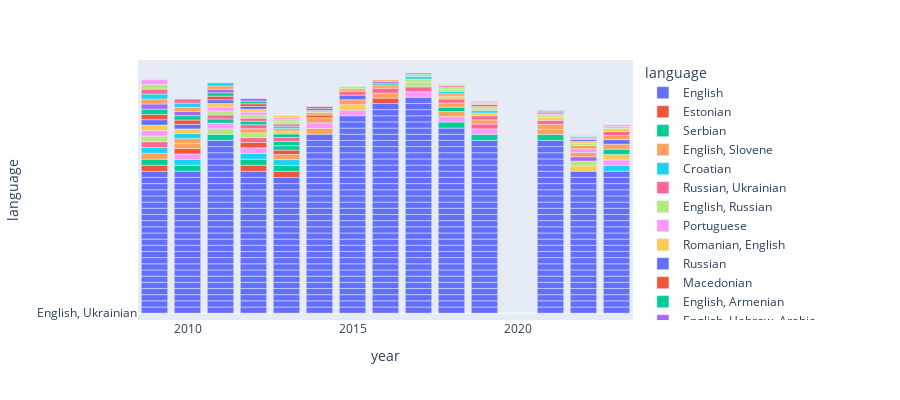

Source (notebook cell):
### Code cell
#LANAGUAGES IN EUROVISION FINALS 

fig = px.bar( songs_contestants_09_23,
             x='year', 
             y='language', 
             color='language',
             orientation='v',  # Change to vertical bars
             height=400)
fig.show()

### Figure 1 — Plotly figure (JSON) as saved in the notebook; plotly's stock layout.template omitted (floating-point values rounded to 4 significant figures; data arrays with more than 128 entries replaced by an {"elided": "..."} marker saying what was removed)
{"data": [{"hovertemplate": "language=%{y}<br>year=%{x}<extra></extra>", "legendgroup": "English", "marker": {"color": "#636efa", "pattern": {"shape": ""}}, "name": "English", "orientation": "v", "showlegend": true, "textposition": "auto", "type": "bar", "x": {"elided": "381 int values"}, "xaxis": "x", "y": {"elided": "381 str values"}, "yaxis": "y"}, {"hovertemplate": "language=%{y}<br>year=%{x}<extra></extra>", "legendgroup": "Estonian", "marker": {"color": "#EF553B", "pattern": {"shape": ""}}, "name": "Estonian", "orientation": "v", "showlegend": true, "textposition": "auto", "type": "bar", "x": [2009, 2012, 2013], "xaxis": "x", "y": ["Estonian", "Estonian", "Estonian"], "yaxis": "y"}, {"hovertemplate": "language=%{y}<br>year=%{x}<extra></extra>", "legendgroup": "Serbian", "marker": {"color": "#00cc96", "pattern": {"shape": ""}}, "name": "Serbian", "orientation": "v", "showlegend": true, "textposition": "auto", "type": "bar", "x": [2009, 2010, 2011, 2012, 2013, 2018, 2019, 2021], "xaxis": "x", "y": ["Serbian", "Serbian", "Serbian", "Serbian", "Serbian", "Serbian", "Serbian", "Serbian"], "yaxis": "y"}, {"hovertemplate": "language=%{y}<br>year=%{x}<extra></extra>", "legendgroup": "English, Slovene", "marker": {"color": "#FFA15A", "pattern": {"shape": ""}}, "name": "English, Slovene", "orientation": "v", "showlegend": true, "textposition": "auto", "type": "bar", "x": [2009, 2014], "xaxis": "x", "y": ["English, Slovene", "English, Slovene"], "yaxis": "y"}, {"hovertemplate": "language=%{y}<br>year=%{x}<extra></extra>", "legendgroup": "Croatian", "marker": {"color": "#19d3f3", "pattern": {"shape": ""}}, "name": "Croatian", "orientation": "v", "showlegend": true, "textposition": "auto", "type": "bar", "x": [2009, 2010, 2012, 2013, 2023], "xaxis": "x", "y": ["Croatian", "Croatian", "Croatian", "Croatian", "Croatian"], "yaxis": "y"}, {"hovertemplate": "language=%{y}<br>year=%{x}<extra></extra>", "legendgroup": "Russian, Ukrainian", "marker": {"color": "#FF6692", "pattern": {"shape": ""}}, "name": "Russian, Ukrainian", "orientation": "v", "showlegend": true, "textposition": "auto", "type": "bar", "x": [2009], "xaxis": "x", "y": ["Russian, Ukrainian"], "yaxis": "y"}, {"hovertemplate": "language=%{y}<br>year=%{x}<extra></extra>", "legendgroup": "English, Russian", "marker": {"color": "#B6E880", "pattern": {"shape": ""}}, "name": "English, Russian", "orientation": "v", "showlegend": true, "textposition": "auto", "type": "bar", "x": [2009, 2011], "xaxis": "x", "y": ["English, Russian", "English, Russian"], "yaxis": "y"}, {"hovertemplate": "language=%{y}<br>year=%{x}<extra></extra>", "legendgroup": "Portuguese", "marker": {"color": "#FF97FF", "pattern": {"shape": ""}}, "name": "Portuguese", "orientation": "v", "showlegend": true, "textposition": "auto", "type": "bar", "x": [2009, 2010, 2011, 2012, 2014, 2015, 2017, 2018, 2019, 2023], "xaxis": "x", "y": ["Portuguese", "Portuguese", "Portuguese", "Portuguese", "Portuguese", "Portuguese", "Portuguese", "Portuguese", "Portuguese", "Portuguese"], "yaxis": "y"}, {"hovertemplate": "language=%{y}<br>year=%{x}<extra></extra>", "legendgroup": "Romanian, English", "marker": {"color": "#FECB52", "pattern": {"shape": ""}}, "name": "Romanian, English", "orientation": "v", "showlegend": true, "textposition": "auto", "type": "bar", "x": [2009, 2015, 2022, 2023], "xaxis": "x", "y": ["Romanian, English", "Romanian, English", "Romanian, English", "Romanian, English"], "yaxis": "y"}, {"hovertemplate": "language=%{y}<br>year=%{x}<extra></extra>", "legendgroup": "Russian", "marker": {"color": "#636efa", "pattern": {"shape": ""}}, "name": "Russian", "orientation": "v", "showlegend": true, "textposition": "auto", "type": "bar", "x": [2009], "xaxis": "x", "y": ["Russian"], "yaxis": "y"}, {"hovertemplate": "language=%{y}<br>year=%{x}<extra></extra>", "legendgroup": "Macedonian", "marker": {"color": "#EF553B", "pattern": {"shape": ""}}, "name": "Macedonian", "orientation": "v", "showlegend": true, "textposition": "auto", "type": "bar", "x": [2009, 2010, 2012, 2016], "xaxis": "x", "y": ["Macedonian", "Macedonian", "Macedonian", "Macedonian"], "yaxis": "y"}, {"hovertemplate": "language=%{y}<br>year=%{x}<extra></extra>", "legendgroup": "English, Armenian", "marker": {"color": "#00cc96", "pattern": {"shape": ""}}, "name": "English, Armenian", "orientation": "v", "showlegend": true, "textposition": "auto", "type": "bar", "x": [2009, 2023], "xaxis": "x", "y": ["English, Armenian", "English, Armenian"], "yaxis": "y"}, {"hovertemplate": "language=%{y}<br>year=%{x}<extra></extra>", "legendgroup": "English, Hebrew, Arabic", "marker": {"color": "#ab63fa", "pattern": {"shape": ""}}, "name": "English, Hebrew, Arabic", "orientation": "v", "showlegend": true, "textposition": "auto", "type": "bar", "x": [2009], "xaxis": "x", "y": ["English, Hebrew, Arabic"], "yaxis": "y"}, {"hovertemplate": "language=%{y}<br>year=%{x}<extra></extra>", "legendgroup": "French", "marker": {"color": "#FFA15A", "pattern": {"shape": ""}}, "name": "French", "orientation": "v", "showlegend": true, "textposition": "auto", "type": "bar", "x": [2009, 2010, 2010, 2013, 2014, 2015, 2016, 2018, 2021, 2021, 2023], "xaxis": "x", "y": ["French", "French", "French", "French", "French", "French", "French", "French", "French", "French", "French"], "yaxis": "y"}, {"hovertemplate": "language=%{y}<br>year=%{x}<extra></extra>", "legendgroup": "Slovak", "marker": {"color": "#19d3f3", "pattern": {"shape": ""}}, "name": "Slovak", "orientation": "v", "showlegend": true, "textposition": "auto", "type": "bar", "x": [2009, 2010], "xaxis": "x", "y": ["Slovak", "Slovak"], "yaxis": "y"}, {"hovertemplate": "language=%{y}<br>year=%{x}<extra></extra>", "legendgroup": "French, English", "marker": {"color": "#FF6692", "pattern": {"shape": ""}}, "name": "French, English", "orientation": "v", "showlegend": true, "textposition": "auto", "type": "bar", "x": [2009, 2012, 2016, 2017, 2019], "xaxis": "x", "y": ["French, English", "French, English", "French, English", "French, English", "French, English"], "yaxis": "y"}, {"hovertemplate": "language=%{y}<br>year=%{x}<extra></extra>", "legendgroup": "Spanish, English", "marker": {"color": "#B6E880", "pattern": {"shape": ""}}, "name": "Spanish, English", "orientation": "v", "showlegend": true, "textposition": "auto", "type": "bar", "x": [2009, 2012, 2017, 2022], "xaxis": "x", "y": ["Spanish, English", "Spanish, English", "Spanish, English", "Spanish, English"], "yaxis": "y"}, {"hovertemplate": "language=%{y}<br>year=%{x}<extra></extra>", "legendgroup": "English, Romani", "marker": {"color": "#FF97FF", "pattern": {"shape": ""}}, "name": "English, Romani", "orientation": "v", "showlegend": true, "textposition": "auto", "type": "bar", "x": [2009], "xaxis": "x", "y": ["English, Romani"], "yaxis": "y"}, {"hovertemplate": "language=%{y}<br>year=%{x}<extra></extra>", "legendgroup": "English, Polish", "marker": {"color": "#FECB52", "pattern": {"shape": ""}}, "name": "English, Polish", "orientation": "v", "showlegend": true, "textposition": "auto", "type": "bar", "x": [2010], "xaxis": "x", "y": ["English, Polish"], "yaxis": "y"}, {"hovertemplate": "language=%{y}<br>year=%{x}<extra></extra>", "legendgroup": "Finnish", "marker": {"color": "#636efa", "pattern": {"shape": ""}}, "name": "Finnish", "orientation": "v", "showlegend": true, "textposition": "auto", "type": "bar", "x": [2010, 2015, 2023], "xaxis": "x", "y": ["Finnish", "Finnish", "Finnish"], "yaxis": "y"}, {"hovertemplate": "language=%{y}<br>year=%{x}<extra></extra>", "legendgroup": "Hebrew", "marker": {"color": "#EF553B", "pattern": {"shape": ""}}, "name": "Hebrew", "orientation": "v", "showlegend": true, "textposition": "auto", "type": "bar", "x": [2010, 2013], "xaxis": "x", "y": ["Hebrew", "Hebrew"], "yaxis": "y"}, {"hovertemplate": "language=%{y}<br>year=%{x}<extra></extra>", "legendgroup": "Greek", "marker": {"color": "#00cc96", "pattern": {"shape": ""}}, "name": "Greek", "orientation": "v", "showlegend": true, "textposition": "auto", "type": "bar", "x": [2010, 2011, 2013, 2013, 2018], "xaxis": "x", "y": ["Greek", "Greek", "Greek", "Greek", "Greek"], "yaxis": "y"}, {"hovertemplate": "language=%{y}<br>year=%{x}<extra></extra>", "legendgroup": "Dutch", "marker": {"color": "#ab63fa", "pattern": {"shape": ""}}, "name": "Dutch", "orientation": "v", "showlegend": true, "textposition": "auto", "type": "bar", "x": [2010, 2022], "xaxis": "x", "y": ["Dutch", "Dutch"], "yaxis": "y"}, {"hovertemplate": "language=%{y}<br>year=%{x}<extra></extra>", "legendgroup": "Slovene", "marker": {"color": "#FFA15A", "pattern": {"shape": ""}}, "name": "Slovene", "orientation": "v", "showlegend": true, "textposition": "auto", "type": "bar", "x": [2010, 2012, 2018, 2019, 2022, 2023], "xaxis": "x", "y": ["Slovene", "Slovene", "Slovene", "Slovene", "Slovene", "Slovene"], "yaxis": "y"}, {"hovertemplate": "language=%{y}<br>year=%{x}<extra></extra>", "legendgroup": "Bulgarian, English", "marker": {"color": "#19d3f3", "pattern": {"shape": ""}}, "name": "Bulgarian, English", "orientation": "v", "showlegend": true, "textposition": "auto", "type": "bar", "x": [2010], "xaxis": "x", "y": ["Bulgarian, English"], "yaxis": "y"}, {"hovertemplate": "language=%{y}<br>year=%{x}<extra></extra>", "legendgroup": "Spanish", "marker": {"color": "#FF6692", "pattern": {"shape": ""}}, "name": "Spanish", "orientation": "v", "showlegend": true, "textposition": "auto", "type": "bar", "x": [2010, 2011, 2012, 2013, 2015, 2018, 2019, 2021, 2023], "xaxis": "x", "y": ["Spanish", "Spanish", "Spanish", "Spanish", "Spanish", "Spanish", "Spanish", "Spanish", "Spanish"], "yaxis": "y"}, {"hovertemplate": "language=%{y}<br>year=%{x}<extra></extra>", "legendgroup": "Corsican", "marker": {"color": "#B6E880", "pattern": {"shape": ""}}, "name": "Corsican", "orientation": "v", "showlegend": true, "textposition": "auto", "type": "bar", "x": [2011], "xaxis": "x", "y": ["Corsican"], "yaxis": "y"}, {"hovertemplate": "language=%{y}<br>year=%{x}<extra></extra>", "legendgroup": "English, Greek", "marker": {"color": "#FF97FF", "pattern": {"shape": ""}}, "name": "English, Greek", "orientation": "v", "showlegend": true, "textposition": "auto", "type": "bar", "x": [2011, 2022], "xaxis": "x", "y": ["English, Greek", "English, Greek"], "yaxis": "y"}, {"hovertemplate": "language=%{y}<br>year=%{x}<extra></extra>", "legendgroup": "Macedonian, English", "marker": {"color": "#FECB52", "pattern": {"shape": ""}}, "name": "Macedonian, English", "orientation": "v", "showlegend": true, "textposition": "auto", "type": "bar", "x": [2011], "xaxis": "x", "y": ["Macedonian, English"], "yaxis": "y"}, {"hovertemplate": "language=%{y}<br>year=%{x}<extra></extra>", "legendgroup": "English, Hungarian", "marker": {"color": "#636efa", "pattern": {"shape": ""}}, "name": "English, Hungarian", "orientation": "v", "showlegend": true, "textposition": "auto", "type": "bar", "x": [2011], "xaxis": "x", "y": ["English, Hungarian"], "yaxis": "y"}, {"hovertemplate": "language=%{y}<br>year=%{x}<extra></extra>", "legendgroup": "English, Swahili", "marker": {"color": "#EF553B", "pattern": {"shape": ""}}, "name": "English, Swahili", "orientation": "v", "showlegend": true, "textposition": "auto", "type": "bar", "x": [2011], "xaxis": "x", "y": ["English, Swahili"], "yaxis": "y"}, {"hovertemplate": "language=%{y}<br>year=%{x}<extra></extra>", "legendgroup": "Bulgarian", "marker": {"color": "#00cc96", "pattern": {"shape": ""}}, "name": "Bulgarian", "orientation": "v", "showlegend": true, "textposition": "auto", "type": "bar", "x": [2011, 2012, 2013], "xaxis": "x", "y": ["Bulgarian", "Bulgarian", "Bulgarian"], "yaxis": "y"}, {"hovertemplate": "language=%{y}<br>year=%{x}<extra></extra>", "legendgroup": "Polish", "marker": {"color": "#ab63fa", "pattern": {"shape": ""}}, "name": "Polish", "orientation": "v", "showlegend": true, "textposition": "auto", "type": "bar", "x": [2011], "xaxis": "x", "y": ["Polish"], "yaxis": "y"}, {"hovertemplate": "language=%{y}<br>year=%{x}<extra></extra>", "legendgroup": "Italian, English", "marker": {"color": "#FFA15A", "pattern": {"shape": ""}}, "name": "Italian, English", "orientation": "v", "showlegend": true, "textposition": "auto", "type": "bar", "x": [2011, 2016, 2022], "xaxis": "x", "y": ["Italian, English", "Italian, English", "Italian, English"], "yaxis": "y"}, {"hovertemplate": "language=%{y}<br>year=%{x}<extra></extra>", "legendgroup": "Hebrew, English", "marker": {"color": "#19d3f3", "pattern": {"shape": ""}}, "name": "Hebrew, English", "orientation": "v", "showlegend": true, "textposition": "auto", "type": "bar", "x": [2011], "xaxis": "x", "y": ["Hebrew, English"], "yaxis": "y"}, {"hovertemplate": "language=%{y}<br>year=%{x}<extra></extra>", "legendgroup": "Swedish", "marker": {"color": "#FF6692", "pattern": {"shape": ""}}, "name": "Swedish", "orientation": "v", "showlegend": true, "textposition": "auto", "type": "bar", "x": [2012], "xaxis": "x", "y": ["Swedish"], "yaxis": "y"}, {"hovertemplate": "language=%{y}<br>year=%{x}<extra></extra>", "legendgroup": "English, Italian", "marker": {"color": "#B6E880", "pattern": {"shape": ""}}, "name": "English, Italian", "orientation": "v", "showlegend": true, "textposition": "auto", "type": "bar", "x": [2012, 2017], "xaxis": "x", "y": ["English, Italian", "English, Italian"], "yaxis": "y"}, {"hovertemplate": "language=%{y}<br>year=%{x}<extra></extra>", "legendgroup": "Udmurt, English", "marker": {"color": "#FF97FF", "pattern": {"shape": ""}}, "name": "Udmurt, English", "orientation": "v", "showlegend": true, "textposition": "auto", "type": "bar", "x": [2012], "xaxis": "x", "y": ["Udmurt, English"], "yaxis": "y"}, {"hovertemplate": "language=%{y}<br>year=%{x}<extra></extra>", "legendgroup": "Albanian", "marker": {"color": "#FECB52", "pattern": {"shape": ""}}, "name": "Albanian", "orientation": "v", "showlegend": true, "textposition": "auto", "type": "bar", "x": [2012, 2013, 2018, 2019, 2021, 2023], "xaxis": "x", "y": ["Albanian", "Albanian", "Albanian", "Albanian", "Albanian", "Albanian"], "yaxis": "y"}, {"hovertemplate": "language=%{y}<br>year=%{x}<extra></extra>", "legendgroup": "English6", "marker": {"color": "#636efa", "pattern": {"shape": ""}}, "name": "English6", "orientation": "v", "showlegend": true, "textposition": "auto", "type": "bar", "x": [2012], "xaxis": "x", "y": ["English6"], "yaxis": "y"}, {"hovertemplate": "language=%{y}<br>year=%{x}<extra></extra>", "legendgroup": "English, Hebrew", "marker": {"color": "#EF553B", "pattern": {"shape": ""}}, "name": "English, Hebrew", "orientation": "v", "showlegend": true, "textposition": "auto", "type": "bar", "x": [2012, 2014], "xaxis": "x", "y": ["English, Hebrew", "English, Hebrew"], "yaxis": "y"}, {"hovertemplate": "language=%{y}<br>year=%{x}<extra></extra>", "legendgroup": "English, Georgian", "marker": {"color": "#00cc96", "pattern": {"shape": ""}}, "name": "English, Georgian", "orientation": "v", "showlegend": true, "textposition": "auto", "type": "bar", "x": [2012], "xaxis": "x", "y": ["English, Georgian"], "yaxis": "y"}, {"hovertemplate": "language=%{y}<br>year=%{x}<extra></extra>", "legendgroup": "German5", "marker": {"color": "#ab63fa", "pattern": {"shape": ""}}, "name": "German5", "orientation": "v", "showlegend": true, "textposition": "auto", "type": "bar", "x": [2012], "xaxis": "x", "y": ["German5"], "yaxis": "y"}, {"hovertemplate": "language=%{y}<br>year=%{x}<extra></extra>", "legendgroup": "Montenegrin", "marker": {"color": "#FFA15A", "pattern": {"shape": ""}}, "name": "Montenegrin", "orientation": "v", "showlegend": true, "textposition": "auto", "type": "bar", "x": [2013, 2014, 2015, 2018], "xaxis": "x", "y": ["Montenegrin", "Montenegrin", "Montenegrin", "Montenegrin"], "yaxis": "y"}, {"hovertemplate": "language=%{y}<br>year=%{x}<extra></extra>", "legendgroup": "Hungarian", "marker": {"color": "#19d3f3", "pattern": {"shape": ""}}, "name": "Hungarian", "orientation": "v", "showlegend": true, "textposition": "auto", "type": "bar", "x": [2013, 2017, 2018, 2019], "xaxis": "x", "y": ["Hungarian", "Hungarian", "Hungarian", "Hungarian"], "yaxis": "y"}, {"hovertemplate": "language=%{y}<br>year=%{x}<extra></extra>", "legendgroup": "Macedonian, Romani", "marker": {"color": "#FF6692", "pattern": {"shape": ""}}, "name": "Macedonian, Romani", "orientation": "v", "showlegend": true, "textposition": "auto", "type": "bar", "x": [2013], "xaxis": "x", "y": ["Macedonian, Romani"], "yaxis": "y"}, {"hovertemplate": "language=%{y}<br>year=%{x}<extra></extra>", "legendgroup": "Italian", "marker": {"color": "#B6E880", "pattern": {"shape": ""}}, "name": "Italian", "orientation": "v", "showlegend": true, "textposition": "auto", "type": "bar", "x": [2013, 2013, 2014, 2015, 2017, 2018, 2018, 2019, 2021, 2022, 2023], "xaxis": "x", "y": ["Italian", "Italian", "Italian", "Italian", "Italian", "Italian", "Italian", "Italian", "Italian", "Italian", "Italian"], "yaxis": "y"}, {"hovertemplate": "language=%{y}<br>year=%{x}<extra></extra>", "legendgroup": "Romanian", "marker": {"color": "#FF97FF", "pattern": {"shape": ""}}, "name": "Romanian", "orientation": "v", "showlegend": true, "textposition": "auto", "type": "bar", "x": [2013, 2023], "xaxis": "x", "y": ["Romanian", "Romanian"], "yaxis": "y"}, {"hovertemplate": "language=%{y}<br>year=%{x}<extra></extra>", "legendgroup": "Icelandic", "marker": {"color": "#FECB52", "pattern": {"shape": ""}}, "name": "Icelandic", "orientation": "v", "showlegend": true, "textposition": "auto", "type": "bar", "x": [2013, 2019, 2022], "xaxis": "x", "y": ["Icelandic", "Icelandic", "Icelandic"], "yaxis": "y"}, {"hovertemplate": "language=%{y}<br>year=%{x}<extra></extra>", "legendgroup": "English, Spanish", "marker": {"color": "#636efa", "pattern": {"shape": ""}}, "name": "English, Spanish", "orientation": "v", "showlegend": true, "textposition": "auto", "type": "bar", "x": [2014, 2022], "xaxis": "x", "y": ["English, Spanish", "English, Spanish"], "yaxis": "y"}, {"hovertemplate": "language=%{y}<br>year=%{x}<extra></extra>", "legendgroup": "Polish, English", "marker": {"color": "#EF553B", "pattern": {"shape": ""}}, "name": "Polish, English", "orientation": "v", "showlegend": true, "textposition": "auto", "type": "bar", "x": [2014, 2019], "xaxis": "x", "y": ["Polish, English", "Polish, English"], "yaxis": "y"}, {"hovertemplate": "language=%{y}<br>year=%{x}<extra></extra>", "legendgroup": "English, Bulgarian", "marker": {"color": "#00cc96", "pattern": {"shape": ""}}, "name": "English, Bulgarian", "orientation": "v", "showlegend": true, "textposition": "auto", "type": "bar", "x": [2016], "xaxis": "x", "y": ["English, Bulgarian"], "yaxis": "y"}, {"hovertemplate": "language=%{y}<br>year=%{x}<extra></extra>", "legendgroup": "English, Greek3", "marker": {"color": "#ab63fa", "pattern": {"shape": ""}}, "name": "English, Greek3", "orientation": "v", "showlegend": true, "textposition": "auto", "type": "bar", "x": [2016], "xaxis": "x", "y": ["English, Greek3"], "yaxis": "y"}, {"hovertemplate": "language=%{y}<br>year=%{x}<extra></extra>", "legendgroup": "English, Crimean Tatar", "marker": {"color": "#FFA15A", "pattern": {"shape": ""}}, "name": "English, Crimean Tatar", "orientation": "v", "showlegend": true, "textposition": "auto", "type": "bar", "x": [2016], "xaxis": "x", "y": ["English, Crimean Tatar"], "yaxis": "y"}, {"hovertemplate": "language=%{y}<br>year=%{x}<extra></extra>", "legendgroup": "Belarusian", "marker": {"color": "#19d3f3", "pattern": {"shape": ""}}, "name": "Belarusian", "orientation": "v", "showlegend": true, "textposition": "auto", "type": "bar", "x": [2017], "xaxis": "x", "y": ["Belarusian"], "yaxis": "y"}, {"hovertemplate": "language=%{y}<br>year=%{x}<extra></extra>", "legendgroup": "Armenian", "marker": {"color": "#FF6692", "pattern": {"shape": ""}}, "name": "Armenian", "orientation": "v", "showlegend": true, "textposition": "auto", "type": "bar", "x": [2018], "xaxis": "x", "y": ["Armenian"], "yaxis": "y"}, {"hovertemplate": "language=%{y}<br>year=%{x}<extra></extra>", "legendgroup": "Georgian", "marker": {"color": "#B6E880", "pattern": {"shape": ""}}, "name": "Georgian", "orientation": "v", "showlegend": true, "textposition": "auto", "type": "bar", "x": [2018, 2019], "xaxis": "x", "y": ["Georgian", "Georgian"], "yaxis": "y"}, {"hovertemplate": "language=%{y}<br>year=%{x}<extra></extra>", "legendgroup": "English, Croatian", "marker": {"color": "#FF97FF", "pattern": {"shape": ""}}, "name": "English, Croatian", "orientation": "v", "showlegend": true, "textposition": "auto", "type": "bar", "x": [2019, 2021, 2022], "xaxis": "x", "y": ["English, Croatian", "English, Croatian", "English, Croatian"], "yaxis": "y"}, {"hovertemplate": "language=%{y}<br>year=%{x}<extra></extra>", "legendgroup": "English, French", "marker": {"color": "#FECB52", "pattern": {"shape": ""}}, "name": "English, French", "orientation": "v", "showlegend": true, "textposition": "auto", "type": "bar", "x": [2019], "xaxis": "x", "y": ["English, French"], "yaxis": "y"}, {"hovertemplate": "language=%{y}<br>year=%{x}<extra></extra>", "legendgroup": "Ukrainian", "marker": {"color": "#636efa", "pattern": {"shape": ""}}, "name": "Ukrainian", "orientation": "v", "showlegend": true, "textposition": "auto", "type": "bar", "x": [2021, 2022], "xaxis": "x", "y": ["Ukrainian", "Ukrainian"], "yaxis": "y"}, {"hovertemplate": "language=%{y}<br>year=%{x}<extra></extra>", "legendgroup": "Russian, English", "marker": {"color": "#EF553B", "pattern": {"shape": ""}}, "name": "Russian, English", "orientation": "v", "showlegend": true, "textposition": "auto", "type": "bar", "x": [2021], "xaxis": "x", "y": ["Russian, English"], "yaxis": "y"}, {"hovertemplate": "language=%{y}<br>year=%{x}<extra></extra>", "legendgroup": "English, Sranan Tongo", "marker": {"color": "#00cc96", "pattern": {"shape": ""}}, "name": "English, Sranan Tongo", "orientation": "v", "showlegend": true, "textposition": "auto", "type": "bar", "x": [2021], "xaxis": "x", "y": ["English, Sranan Tongo"], "yaxis": "y"}, {"hovertemplate": "language=%{y}<br>year=%{x}<extra></extra>", "legendgroup": "Danish", "marker": {"color": "#ab63fa", "pattern": {"shape": ""}}, "name": "Danish", "orientation": "v", "showlegend": true, "textposition": "auto", "type": "bar", "x": [2021], "xaxis": "x", "y": ["Danish"], "yaxis": "y"}, {"hovertemplate": "language=%{y}<br>year=%{x}<extra></extra>", "legendgroup": "Lithuanian", "marker": {"color": "#FFA15A", "pattern": {"shape": ""}}, "name": "Lithuanian", "orientation": "v", "showlegend": true, "textposition": "auto", "type": "bar", "x": [2022], "xaxis": "x", "y": ["Lithuanian"], "yaxis": "y"}, {"hovertemplate": "language=%{y}<br>year=%{x}<extra></extra>", "legendgroup": "English, Portuguese", "marker": {"color": "#19d3f3", "pattern": {"shape": ""}}, "name": "English, Portuguese", "orientation": "v", "showlegend": true, "textposition": "auto", "type": "bar", "x": [2022], "xaxis": "x", "y": ["English, Portuguese"], "yaxis": "y"}, {"hovertemplate": "language=%{y}<br>year=%{x}<extra></extra>", "legendgroup": "Albanian, English", "marker": {"color": "#FF6692", "pattern": {"shape": ""}}, "name": "Albanian, English", "orientation": "v", "showlegend": true, "textposition": "auto", "type": "bar", "x": [2022], "xaxis": "x", "y": ["Albanian, English"], "yaxis": "y"}, {"hovertemplate": "language=%{y}<br>year=%{x}<extra></extra>", "legendgroup": "Serbian, Latin", "marker": {"color": "#B6E880", "pattern": {"shape": ""}}, "name": "Serbian, Latin", "orientation": "v", "showlegend": true, "textposition": "auto", "type": "bar", "x": [2022], "xaxis": "x", "y": ["Serbian, Latin"], "yaxis": "y"}, {"hovertemplate": "language=%{y}<br>year=%{x}<extra></extra>", "legendgroup": "Breton", "marker": {"color": "#FF97FF", "pattern": {"shape": ""}}, "name": "Breton", "orientation": "v", "showlegend": true, "textposition": "auto", "type": "bar", "x": [2022], "xaxis": "x", "y": ["Breton"], "yaxis": "y"}, {"hovertemplate": "language=%{y}<br>year=%{x}<extra></extra>", "legendgroup": "English, Italian", "marker": {"color": "#FECB52", "pattern": {"shape": ""}}, "name": "English, Italian", "orientation": "v", "showlegend": true, "textposition": "auto", "type": "bar", "x": [2022], "xaxis": "x", "y": ["English, Italian"], "yaxis": "y"}, {"hovertemplate": "language=%{y}<br>year=%{x}<extra></extra>", "legendgroup": "Serbian, English", "marker": {"color": "#636efa", "pattern": {"shape": ""}}, "name": "Serbian, English", "orientation": "v", "showlegend": true, "textposition": "auto", "type": "bar", "x": [2023], "xaxis": "x", "y": ["Serbian, English"], "yaxis": "y"}, {"hovertemplate": "language=%{y}<br>year=%{x}<extra></extra>", "legendgroup": "English, Ukrainian, Czech, Bulgarian", "marker": {"color": "#EF553B", "pattern": {"shape": ""}}, "name": "English, Ukrainian, Czech, Bulgarian", "orientation": "v", "showlegend": true, "textposition": "auto", "type": "bar", "x": [2023], "xaxis": "x", "y": ["English, Ukrainian, Czech, Bulgarian"], "yaxis": "y"}, {"hovertemplate": "language=%{y}<br>year=%{x}<extra></extra>", "legendgroup": "English, Ukrainian", "marker": {"color": "#00cc96", "pattern": {"shape": ""}}, "name": "English, Ukrainian", "orientation": "v", "showlegend": true, "textposition": "auto", "type": "bar", "x": [2023], "xaxis": "x", "y": ["English, Ukrainian"], "yaxis": "y"}], "layout": {"barmode": "relative", "height": 400, "legend": {"title": {"text": "language"}, "tracegroupgap": 0}, "margin": {"t": 60}, "xaxis": {"anchor": "y", "domain": [0, 1], "title": {"text": "year"}}, "yaxis": {"anchor": "x", "categoryarray": ["English, Ukrainian", "English, Ukrainian, Czech, Bulgarian", "Serbian, English", "English, Italian", "Breton", "Serbian, Latin", "Albanian, English", "English, Portuguese", "Lithuanian", "Danish", "English, Sranan Tongo", "Russian, English", "Ukrainian", "English, French", "English, Croatian", "Georgian", "Armenian", "Belarusian", "English, Crimean Tatar", "English, Greek3", "English, Bulgarian", "Polish, English", "English, Spanish", "Icelandic", "Romanian", "Italian", "Macedonian, Romani", "Hungarian", "Montenegrin", "German5", "English, Georgian", "English, Hebrew", "English6", "Albanian", "Udmurt, English", "English, Italian", "Swedish", "Hebrew, English", "Italian, English", "Polish", "Bulgarian", "English, Swahili", "English, Hungarian", "Macedonian, English", "English, Greek", "Corsican", "Spanish", "Bulgarian, English", "Slovene", "Dutch", "Greek", "Hebrew", "Finnish", "English, Polish", "English, Romani", "Spanish, English", "French, English", "Slovak", "French", "English, Hebrew, Arabic", "English, Armenian", "Macedonian", "Russian", "Romanian, English", "Portuguese", "English, Russian", "Russian, Ukrainian", "Croatian", "English, Slovene", null, "Serbian", "Estonian", "English"], "categoryorder": "array", "domain": [0, 1], "title": {"text": "language"}}}}
